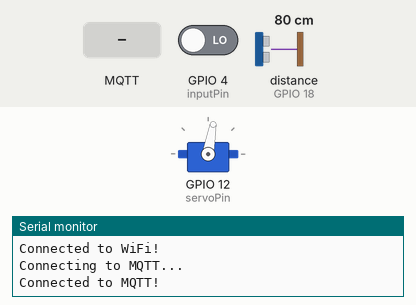
A sketch run on a simulated ESP32. On the bench: servo, the last lines printed to the serial monitor. The inputs (shaded band) are chosen by the test bench; at power-on: GPIO 4 (inputPin) LOW, distance to the obstacle (sensor on GPIO 18) 80 cm. The echo pulse lasts 58.3 µs per cm; WiFi joins after 1.5 s; servers stay silent unless stated; no MQTT or app messages arrive unless stated.

Above: at 3.2 s.
3.3 s: MQTT message "true" arrives on the first subscribed topic
At 3.78 s:
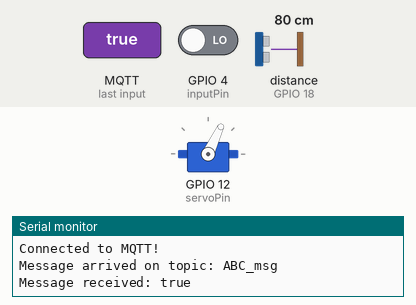
At 4.38 s:
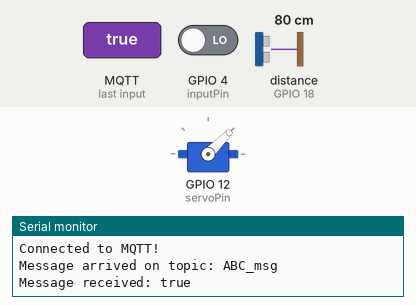
6.3 s: GPIO 4 (inputPin) driven HIGH
8.1 s: MQTT message "1" arrives on the first subscribed topic
9.6 s: MQTT message "on" arrives on the first subscribed topic
11.1 s: GPIO 4 (inputPin) driven LOW
Timing chart, 0 to 13.6 s (numbered marks = the images above; inputs shaded):
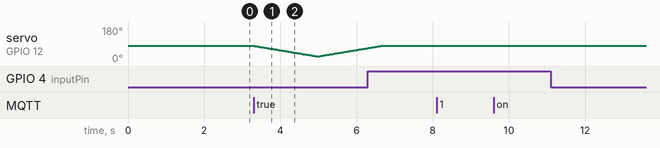

The sketch:

esp_pir_distance_mqqt.ino
```cpp
#include <WiFi.h>
#include <PubSubClient.h>
#include <ESP32Servo.h>

Servo myservo;  // create servo object to control a servo
// 16 servo objects can be created on the ESP32

int pos = 0;    // variable to store the servo position
// Recommended PWM GPIO pins on the ESP32 include 2,4,12-19,21-23,25-27,32-33
int servoPin = 12;

const char* ssid = "Dialog 4G";
const char* password = "kasun16855";
const char* mqtt_server = "192.168.8.104"; // Replace with your MQTT broker IP or hostname
const char* mqtt_topic = "motion_distance"; // MQTT topic to publish data

const int inputPin = 4;
const int trigPin = 5;
const int echoPin = 18;
const float SOUND_SPEED = 0.034;
const float CM_TO_INCH = 0.393701;

int pirState = LOW;
int val = 0;
long duration;
float distanceCm;
float distanceInch;

WiFiClient espClient;
PubSubClient client(espClient);


void connectToMQTT() {
  while (!client.connected()) {
    Serial.println("Connecting to MQTT...");
    if (client.connect("ArduinoClient")) {
      Serial.println("Connected to MQTT!");
    } else {
      Serial.print("Failed, rc=");
      Serial.print(client.state());
      Serial.println(" Retrying in 5 seconds...");
      delay(5000);
    }
  }
}

void callback(char* topic, byte* payload, unsigned int length) {
  Serial.print("Message arrived on topic: ");
  Serial.println(topic);

  // Convert the payload to a string
  char msg[length + 1];
  for (int i = 0; i < length; i++) {
    msg[i] = (char)payload[i];
  }
  msg[length] = '\0'; // Null-terminate the string

  Serial.print("Message received: ");
  Serial.println(msg);
  if (strcmp(msg, "true") == 0) {
    servoRotation();
  }

  // Add your custom logic here to process the received message if needed
}

void setup() {
  pinMode(inputPin, INPUT);
  pinMode(trigPin, OUTPUT);
  pinMode(echoPin, INPUT);

  Serial.begin(9600);
  ESP32PWM::allocateTimer(0);
  ESP32PWM::allocateTimer(1);
  ESP32PWM::allocateTimer(2);
  ESP32PWM::allocateTimer(3);
  myservo.setPeriodHertz(50);    // standard 50 hz servo
  myservo.attach(servoPin, 500, 2400);
  myservo.write(80);
  // Connect to Wi-Fi
  WiFi.begin(ssid, password);
  while (WiFi.status() != WL_CONNECTED) {
    delay(1000);
    Serial.println("Connecting to WiFi...");
  }
  Serial.println("Connected to WiFi!");

  // Set the MQTT server
  client.setServer(mqtt_server, 1883); // Port 1883 is the default for MQTT

  // Set the MQTT callback function
  client.setCallback(callback);

  // Connect to MQTT
  connectToMQTT();

  // Subscribe to the "ABC_msg" topic
  client.subscribe("ABC_msg");

}

void loop() {
  val = digitalRead(inputPin);

  if (val == HIGH)
  {
    if (pirState == LOW)
    {
      Serial.println("Motion detected!");
      float dist = distanceMeasure();
      Serial.println(dist);
      pirState = HIGH;

      if (dist < 30) {
        // Connect to MQTT if not already connected
        if (!client.connected()) {
          connectToMQTT();
        }

        // Publish the distance data to the MQTT topic
        char distStr[10];
        snprintf(distStr, sizeof(distStr), "%.2f", dist);
        client.publish(mqtt_topic, distStr);
      }
    }
  }
  else
  {
    if (pirState == HIGH)
    {
      Serial.println("Motion ended!");
      pirState = LOW;
    }
  }

  // Handle incoming MQTT messages
  client.loop();
}

float distanceMeasure() {
  digitalWrite(trigPin, LOW);
  delayMicroseconds(2);
  digitalWrite(trigPin, HIGH);
  delayMicroseconds(10);
  digitalWrite(trigPin, LOW);

  duration = pulseIn(echoPin, HIGH);
  distanceCm = duration * SOUND_SPEED / 2;
  distanceInch = distanceCm * CM_TO_INCH;

  return distanceCm;
}
void servoRotation() {
  for (pos = 80; pos >= 25; pos -= 1) { // goes from 180 degrees to 0 degrees
    myservo.write(pos);    // tell servo to go to position in variable 'pos'
    delay(30);             // waits 15ms for the servo to reach the position
  }

  for (pos = 25; pos <= 80; pos += 1) { // goes from 0 degrees to 180 degrees
    // in steps of 1 degree
    myservo.write(pos);    // tell servo to go to position in variable 'pos'
    delay(30);             // waits 15ms for the servo to reach the position
  }
}
```
